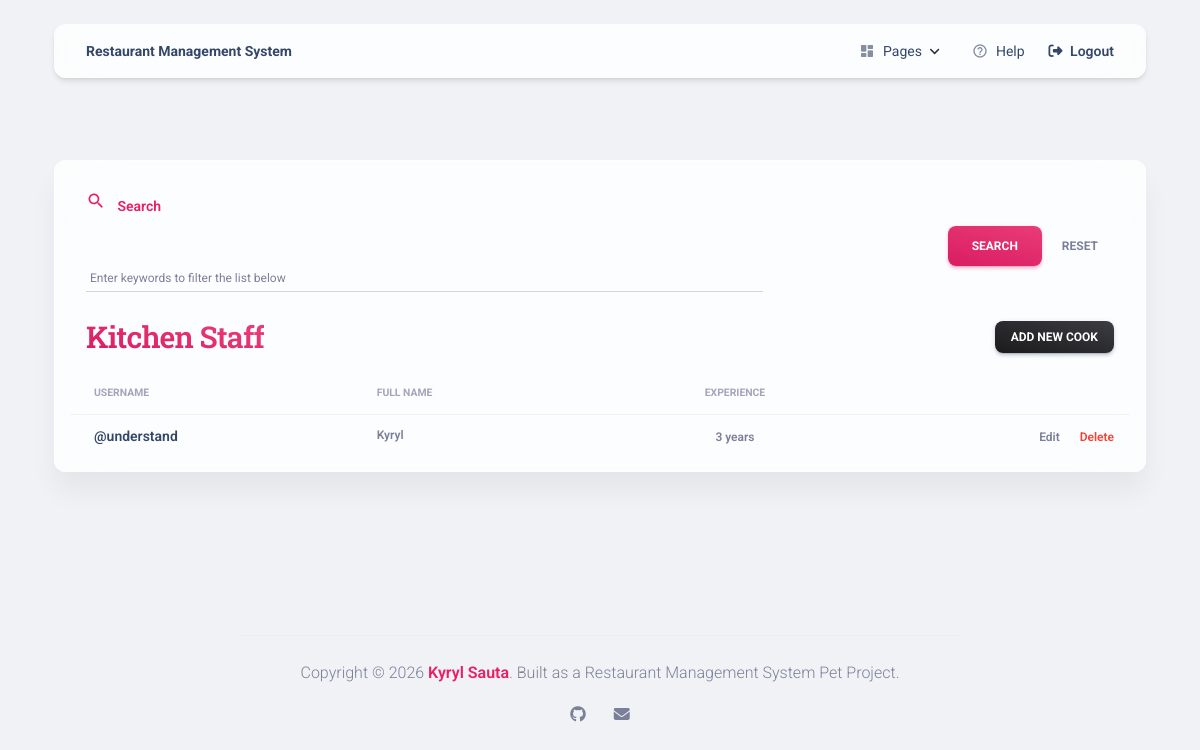
The app's page /cook/ (signed in), older data.
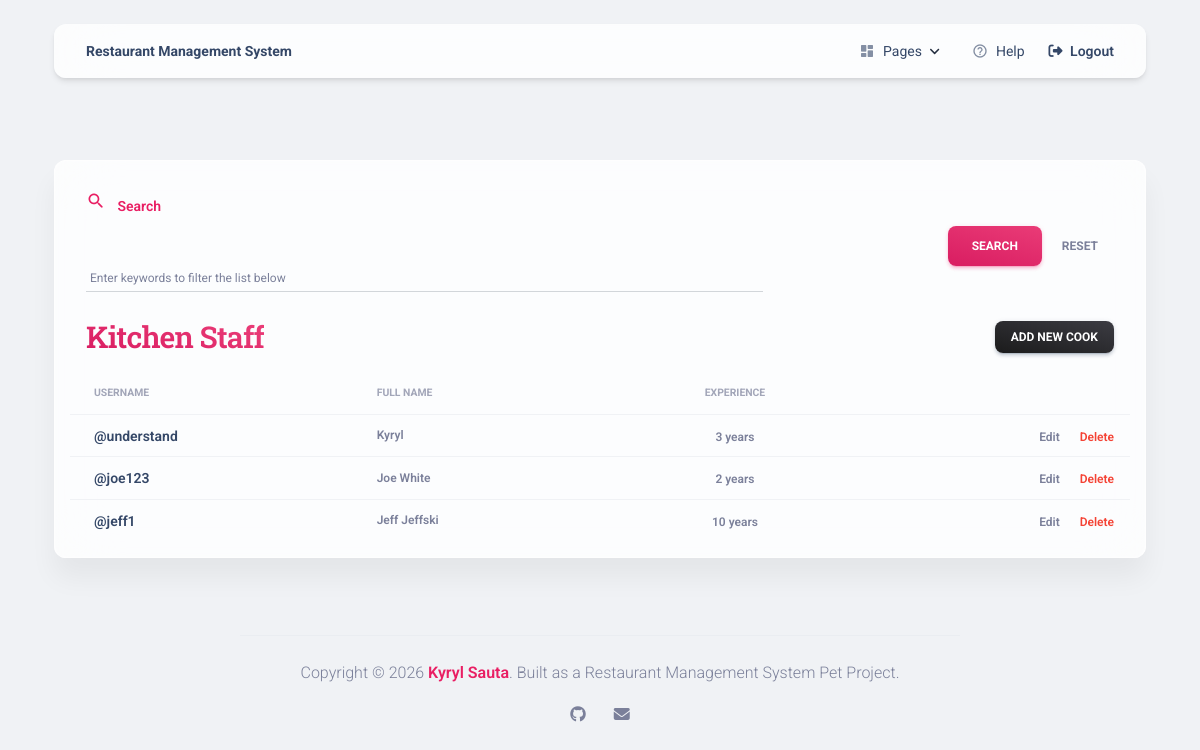
The same page, newer data.
### menu/models.py (models this page shows, shortened)
class Cook(AbstractUser):
    years_of_experience = models.IntegerField(null=True, blank=True)

### menu/views.py (the view)
# urls.py: path("cook/", CookListView.as_view(), name="cook-list"),
class CookListView(LoginRequiredMixin, generic.ListView):
    model = Cook
    context_object_name = "cook_list"
    template_name = "menu/cook_list.html"
    paginate_by = 5
    def get_context_data(self, *, object_list=None, **kwargs):
        context = super(CookListView, self).get_context_data(**kwargs)
        name = self.request.GET.get("title", "")
        context["search_form"] = CookSearchForm(
            initial={"title": name})
        return context
    def get_queryset(self):
        queryset = Cook.objects.all()
        name = self.request.GET.get("title")
        if name:
            return queryset.filter(name__icontains=name)
        return queryset

### menu/forms.py
class CookSearchForm(forms.Form):
    title = forms.CharField(max_length=255, required=False)

### templates/menu/cook_list.html (shortened to what this page needs)
{% extends "base.html" %}
{% block content %}
  {% include 'includes/navigation.html' %}
  <div class="container mt-9">
    <div class="card card-body blur shadow-blur">
      {% include "includes/search_bar.html" %}
      <div class="d-flex justify-content-between align-items-center mb-3 px-3">
        <h3 class="text-gradient text-primary mb-0">Kitchen Staff</h3>
        <a href="{% url 'menu:cook-create' %}" class="btn btn-sm bg-gradient-dark mb-0">Add New Cook</a>
      </div>
      <div class="table-responsive">
        <table class="table align-items-center mb-0">
          <thead>
            <tr>
              <th class="text-uppercase text-secondary text-xxs font-weight-bolder opacity-7">Username</th>
              <th class="text-uppercase text-secondary text-xxs font-weight-bolder opacity-7 ps-2">Full Name</th>
              <th class="text-center text-uppercase text-secondary text-xxs font-weight-bolder opacity-7">Experience</th>
              <th class="text-secondary opacity-7"></th>
            </tr>
          </thead>
          <tbody>
            {% for cook in cook_list %}
              <tr>
                <td>
                  <a href="{% url 'menu:cook-detail' pk=cook.id %}" class="ps-3 text-sm font-weight-bold text-dark">
                    @{{ cook.username }}
                  </a>
                </td>
                <td>
                  <p class="text-xs font-weight-bold mb-0">{{ cook.first_name }} {{ cook.last_name }}</p>
                </td>
                <td class="align-middle text-center">
                  <span class="text-secondary text-xs font-weight-bold">{{ cook.years_of_experience }} years</span>
                </td>
                <td class="align-middle text-end pe-3">
                  <a href="{% url 'menu:cook-update' pk=cook.id %}" class="text-secondary font-weight-bold text-xs me-3">Edit</a>
                  <a href="{% url 'menu:cook-delete' pk=cook.id %}" class="text-danger font-weight-bold text-xs">Delete</a>
                </td>
              </tr>
            {% empty %}
              <tr><td colspan="4" class="text-center py-4 text-secondary">No cooks found.</td></tr>
            {% endfor %}
          </tbody>
        </table>
      </div>
    </div>
  </div>
{% endblock %}

### templates/base.html (shortened to what this page needs)
{% load static %}
<!DOCTYPE html>
<html lang="en">
<head>
  <link href="{% static 'assets/css/nucleo-icons.css' %}" rel="stylesheet" />
  <link href="{% static 'assets/css/nucleo-svg.css' %}" rel="stylesheet" />
  <link id="pagestyle" href="{% static 'assets/css/material-kit.css' %}?v=3.0.0" rel="stylesheet" />
</head>
<body class="bg-gray-200">
  <div class="main-content">
    {% block content %}{% endblock content %}
  </div>
  {% include "includes/footer.html" %}
</body>
</html>

### templates/includes/navigation.html (shortened to what this page needs)
{% load static %}
<div class="container position-sticky z-index-sticky top-0">
  <div class="row">
    <div class="col-12">
      <nav class="navbar navbar-expand-lg blur border-radius-xl mt-4 top-0 z-index-3 shadow position-absolute my-3 py-2 start-0 end-0 mx-4">
        <div class="container-fluid px-0">
          <a class="navbar-brand font-weight-bolder ms-sm-3" href="{% url 'menu:index' %}">
            Restaurant Management System
          </a>
          <div class="collapse navbar-collapse pt-3 pb-2 py-lg-0 w-100" id="navigation">
            <ul class="navbar-nav navbar-nav-hover ms-auto">
              <li class="nav-item dropdown dropdown-hover mx-2">
                <a class="nav-link ps-2 d-flex cursor-pointer align-items-center" id="dropdownMenuPages" data-bs-toggle="dropdown" aria-expanded="false">
                  <i class="material-icons opacity-6 me-2 text-md">dashboard</i>
                  Pages
                  <img src="{% static 'assets/img/down-arrow-dark.svg' %}" alt="down-arrow" class="arrow ms-auto ms-md-2">
                </a>
              </li>
              <li class="nav-item mx-2">
                <a class="nav-link ps-2 d-flex cursor-pointer align-items-center" href="{% url 'menu:help-page' %}">
                  <i class="material-icons opacity-6 me-2 text-md">help_outline</i>
                  Help
                </a>
              </li>
              {% if request.user.is_authenticated %}
                <li class="nav-item ms-lg-auto">
                  <form method="post" action="{% url 'logout' %}" id="logout-form" class="d-inline">
                    {% csrf_token %} <button type="submit" class="nav-link nav-link-icon me-2 border-0 bg-transparent" style="cursor: pointer;">
                      <i class="fa fa-sign-out me-1"></i>
                      <p class="d-inline text-sm z-index-1 font-weight-bold mb-0">Logout</p>
                    </button>
                  </form>
                </li>
              {% endif %}
            </ul>
          </div>
        </div>
      </nav>
    </div>
  </div>
</div>

### templates/includes/search_bar.html
{% load static %}
<div class="px-3 mb-4">
  <form method="get" action="" class="row align-items-center">
    <div class="col-md-8 col-sm-12">
      <div class="input-group input-group-static mb-0">
        <label class="ms-0 font-weight-bold text-primary d-flex align-items-center">
          <i class="material-icons border-radius-sm me-2">search</i>
          <span class="mt-1">Search</span>
        </label>
        <div class="mt-2 w-100">
          {{ search_form.title }}
        </div>
        <span class="form-text text-xs text-secondary ms-1 mt-2">
          Enter keywords to filter the list below
        </span>
      </div>
    </div>
    <div class="col-md-4 col-sm-12 text-end">
      <div class="mt-4">
        <button type="submit" class="btn bg-gradient-primary mb-0 px-4">
          Search
        </button>
        <a href="." class="btn btn-link text-secondary mb-0 px-3">
          Reset
        </a>
      </div>
    </div>
  </form>
</div>

### templates/includes/footer.html
<footer class="footer py-5 mt-auto">
  <div class="container">
    <div class="row">
      <div class="col-lg-8 mb-4 mx-auto text-center">
        <hr class="horizontal dark mt-0 mb-4">
        <p class="mb-0 text-secondary">
          Copyright © <script>document.write(new Date().getFullYear())</script>
          <span class="font-weight-bold text-primary">Kyryl Sauta</span>.
          Built as a Restaurant Management System Pet Project.
        </p>
        <div class="mt-3">
          <a href="https://github.com/qw1nch741/restaurant-menu-management-system" target="_blank" class="text-secondary me-xl-4 me-4">
            <span class="fab fa-github"></span>
          </a>
          <a href="mailto:kirillsauta3493@gmail.com" class="text-secondary">
            <span class="fas fa-envelope"></span>
          </a>
        </div>
      </div>
    </div>
  </div>
</footer>

### templates/base.html (style rules this page uses)
body { display: flex; flex-direction: column; min-height: 100vh; background-color: #f0f2f5; }
.main-content { flex: 1 0 auto; }
.input-group-static { border-bottom: 1px solid #d2d6da !important; padding-top: 15px !important; padding-bottom: 5px !important; }
.input-group-static label { display: block !important; margin-bottom: 10px !important; font-weight: 600; color: #e91e63; }
.input-group-static input, .input-group-static select, .input-group-static textarea { border: none !important; background: transparent !important; box-shadow: none !important; padding-left: 0 !important; width: 100%; }

Row changes from the older to the newer data that the page shows:
added Cook: username "joe123", first_name "Joe", last_name "White", years_of_experience "2"
added Cook: username "jeff1", first_name "Jeff", last_name "Jeffski", years_of_experience "10"
